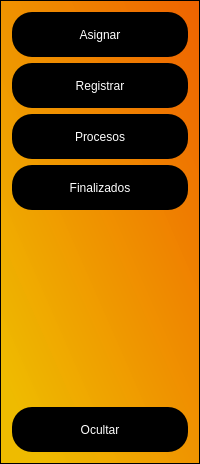
           <widget class="QFrame" name="MenuDesplegable">
            <property name="minimumSize">
             <size>
              <width>200</width>
              <height>0</height>
             </size>
            </property>
            <property name="maximumSize">
             <size>
              <width>0</width>
              <height>16777215</height>
             </size>
            </property>
            <property name="styleSheet">
             <string notr="true">QFrame{
	background-color: qlineargradient(spread:pad, x1:0.034, y1:0.983364, x2:1, y2:0, stop:0.0795455 rgba(239, 187, 0, 248), stop:1 rgba(239, 99, 0, 255));
}

QPushButton{
background-color:rgb(0,0,0);
border-radius:20px;
color:rgb(255,255,255);
font: 77 10pt&quot;Arial Black&quot;;

}

QPushButton:Hover{
background-color:rgb(255,255,255);
border-radius:20px;
color:rgb(225, 131, 0);
font: 77 10pt&quot;Arial Black&quot;;
}</string>
            </property>
            <property name="frameShape">
             <enum>QFrame::StyledPanel</enum>
            </property>
            <property name="frameShadow">
             <enum>QFrame::Raised</enum>
            </property>
            <layout class="QVBoxLayout" name="verticalLayout">
             <item>
              <widget class="QPushButton" name="Asignar">
               <property name="minimumSize">
                <size>
                 <width>135</width>
                 <height>45</height>
                </size>
               </property>
               <property name="cursor">
                <cursorShape>PointingHandCursor</cursorShape>
               </property>
               <property name="text">
                <string>Asignar</string>
               </property>
              </widget>
             </item>
             <item>
              <widget class="QPushButton" name="Registrar">
               <property name="minimumSize">
                <size>
                 <width>135</width>
                 <height>45</height>
                </size>
               </property>
               <property name="cursor">
                <cursorShape>PointingHandCursor</cursorShape>
               </property>
               <property name="text">
                <string>Registrar</string>
               </property>
              </widget>
             </item>
             <item>
              <widget class="QPushButton" name="Procesos">
               <property name="minimumSize">
                <size>
                 <width>135</width>
                 <height>45</height>
                </size>
               </property>
               <property name="cursor">
                <cursorShape>PointingHandCursor</cursorShape>
               </property>
               <property name="text">
                <string>Procesos</string>
               </property>
              </widget>
             </item>
             <item>
              <widget class="QPushButton" name="Procesos_2">
               <property name="minimumSize">
                <size>
                 <width>135</width>
                 <height>45</height>
                </size>
               </property>
               <property name="cursor">
                <cursorShape>PointingHandCursor</cursorShape>
               </property>
               <property name="text">
                <string>Finalizados</string>
               </property>
              </widget>
             </item>
             <item>
              <spacer name="verticalSpacer">
               <property name="orientation">
                <enum>Qt::Vertical</enum>
               </property>
               <property name="sizeHint" stdset="0">
                <size>
                 <width>20</width>
                 <height>191</height>
                </size>
               </property>
              </spacer>
             </item>
             <item>
              <widget class="QPushButton" name="Ocultar">
               <property name="minimumSize">
                <size>
                 <width>135</width>
                 <height>45</height>
                </size>
               </property>
               <property name="cursor">
                <cursorShape>PointingHandCursor</cursorShape>
               </property>
               <property name="text">
                <string>Ocultar</string>
               </property>
              </widget>
             </item>
            </layout>
           </widget>
